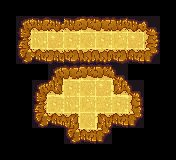

A 2D game scene composited from a Tiled map and its tileset images. What follows is a short description and the map's XML, with every tile layer's data as written:
An orthogonal 11x10 tile map with 16x16 px tiles, 1 tile layer (Ground) and 4 objects (2x TELEPORTER, HERO, STAIRS).

<map version="1.10" tiledversion="1.10.2" orientation="orthogonal" renderorder="right-down" width="11" height="10" tilewidth="16" tileheight="16" infinite="0" nextlayerid="4" nextobjectid="8">
 <properties>
  <property name="DIRECTIONS" value="RRRDRRRR" />
  <property name="ITEMS" value="TELEPORTER" />
  <property name="NAME" value="They say you can't remember moving" />
 </properties>
 <tileset firstgid="1" source="../level16.tsx" />
 <layer id="1" name="Ground" width="11" height="10">
  <data encoding="csv">
0,0,0,0,0,0,0,0,0,0,0,
0,1,4,5,4,3,7,2,8,9,0,
0,37,11,17,13,16,13,12,17,38,0,
0,19,21,22,20,26,26,20,25,27,0,
0,0,0,1,7,3,3,9,0,0,0,
0,0,1,1073741852,13,16,17,3221225500,9,0,0,
0,0,37,13,11,12,14,13,18,0,0,
0,0,19,21,28,16,2147483676,25,27,0,0,
0,0,0,0,19,25,27,0,0,0,0,
0,0,0,0,0,0,0,0,0,0,0
</data>
 </layer>
 <objectgroup id="2" name="Puzzle">
  <object id="3" name="HERO" x="39.3333" y="40.3333">
   <point />
  </object>
  <object id="4" name="STAIRS" x="87.6667" y="120">
   <point />
  </object>
  <object id="5" name="TELEPORTER" x="87.6667" y="100.333">
   <point />
  </object>
 </objectgroup>
 <objectgroup id="3" name="Solution">
  <object id="7" name="TELEPORTER" x="87" y="39.6667">
   <point />
  </object>
 </objectgroup>
</map>
